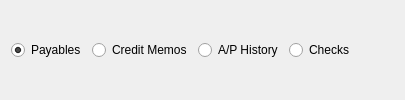
        <widget class="QFrame" name="f_accountingButtonFrame">
         <property name="frameShape">
          <enum>QFrame::NoFrame</enum>
         </property>
         <property name="frameShadow">
          <enum>QFrame::Plain</enum>
         </property>
         <layout class="QHBoxLayout" name="horizontalLayout_10">
          <item>
           <widget class="QRadioButton" name="_payablesButton">
            <property name="text">
             <string>Payables</string>
            </property>
            <property name="checked">
             <bool>true</bool>
            </property>
           </widget>
          </item>
          <item>
           <widget class="QRadioButton" name="_creditMemosButton">
            <property name="text">
             <string>Credit Memos</string>
            </property>
           </widget>
          </item>
          <item>
           <widget class="QRadioButton" name="_apHistoryButton">
            <property name="text">
             <string>A/P History</string>
            </property>
           </widget>
          </item>
          <item>
           <widget class="QRadioButton" name="_apChecksButton">
            <property name="text">
             <string>Checks</string>
            </property>
           </widget>
          </item>
          <item>
           <spacer name="horizontalSpacer_9">
            <property name="orientation">
             <enum>Qt::Horizontal</enum>
            </property>
            <property name="sizeHint" stdset="0">
             <size>
              <width>40</width>
              <height>20</height>
             </size>
            </property>
           </spacer>
          </item>
         </layout>
        </widget>
